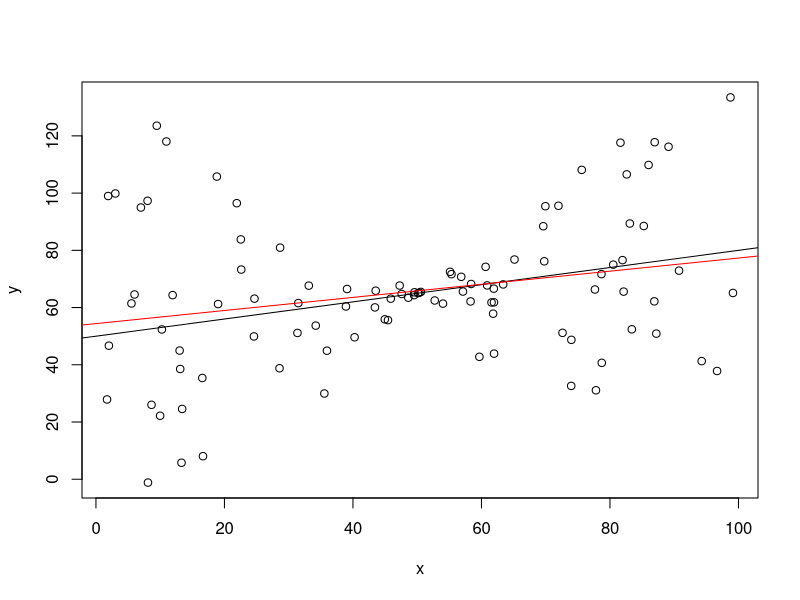

Write the R code that produced this figure. (Note: this script raises an error after producing the figure.)
##############################################################
# Estimating the Accuracy of a Linear Regression Model

# Simulate from model with heteroscedastic errors 
# (non-constant variance)

library(boot)
set.seed(999)

n <- 100

generate.data <- function(){
  x <- runif(n,0,100)
  eps <- rnorm(n,0,abs(x-50))
  y <- 50 + 0.3*x + eps
  return(data.frame(cbind(x,y)))
}

dat <- generate.data() #our dataset

par(mfrow=c(1,1))
plot(y~x,data=dat)
abline(50, 0.3) #real value
abline(coef(lm(y~x, data=dat)), col='red') #our estimate

fit1 <- lm(y~x,data=dat)
summary(fit1) 
# We get estimates of the standard error, p-values and confidence intervals
# based on the assumptions of linear model which are violated here
# Std. Error estimates computed as (X^TX)^{-1}_{jj}\hat{\sigma}^2

# Estimate real Std. Error by simulating from the generating model:
simul <- function(){
  data.temp <- generate.data()
  return(coef(lm(y~x,data=data.temp)))
}
simul()
res.coef <- replicate(10000, simul())
dim(res.coef)
(se.int.sim <- sd(res.coef[1,]))
(se.slope.sim <- sd(res.coef[2,]))
# True values of Std. Error

# Function used for bootstrap needs to be of this format; it accepts the array of indices which is used to sample the data.
boot.fn=function(data,index){
  return(coef(lm(y~x,data=data,subset=index)))
}

# we use this statistic function here:
?boot
boot.fit = boot(dat, statistic=boot.fn, R=20)
boot.fit$t0 #original estimate (using all data)
boot.fit$t #the outputs of statistic function

# Compare bootstrap std error with true values and those from lm
boot.fit <- boot(dat, statistic=boot.fn, R=5000)
boot.fit
se.int.sim
se.slope.sim
summary(fit1)$coef

#####
#Confidence Intervals
confint(fit1) #confidence interval from lm
?boot.ci
boot.ci(boot.fit, conf=0.90, type="basic") #bootstrap CI, conf flag is by default 0.95
boot.ci(boot.fit, index=c(2), type="basic") #index needed for other variables in output of boot

boot.ci(boot.fit, index=c(1), type="basic")
boot.ci(boot.fit, index=c(1), type="perc")
boot.ci(boot.fit, index=c(1), type="norm")
boot.ci(boot.fit, index=c(1), type="stud") #error, need to give variances for t statistics

#for "stud", our bootstrap function needs to return estimate of the variances as well
coef.fn=function(data, index){
  return (coef(lm(y~x,data=data,subset=index)))
}
boot.fn=function(data,index){
  coefs = coef.fn(data, index)
  boot.sample = boot(data[index, ], coef.fn, R=50)
  vars = c(var(boot.sample$t[,1]), var(boot.sample$t[,2]))
  return(c(coefs, vars))
}
boot.fn(dat, 1:100)

boot.fit2 <- boot(dat, boot.fn, R=300) #takes long because we have a bootstrap in a bootstrap
#index[1] tells us where is the estimator, index[2] tells us where is its variance
#if our bootstrap statistic returns two values and we do not specify index, by default first is the estimator and second is its variance
boot.ci(boot.fit2, index=c(1, 3), type="stud")
boot.ci(boot.fit2, index=c(2, 4), type="stud")

